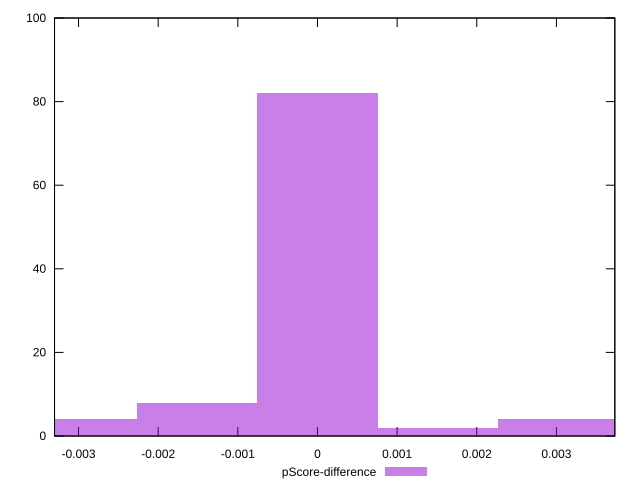

Source code (gnuplot):
reset

$pScoreDifference <<EOF
-0.0015078825457461933 8
0 82
0.0030157650914923867 4
-0.0030157650914923867 4
0.0015078825457461933 2
EOF

set key outside below
set boxwidth 0.0015078825457461933
set xrange [-0.003301399149653994:0.0037333244120288933]
set yrange [0:100]
set trange [0:100]
set style fill transparent solid 0.5 noborder
set terminal svg size 640, 490 enhanced background rgb 'white'
set output "report_00023_2021-02-20T12:14:57.249Z/estimated-input-latency/samples/pages+cached/pScore-difference/histogram.svg"

plot $pScoreDifference title "pScore-difference" with boxes

reset
